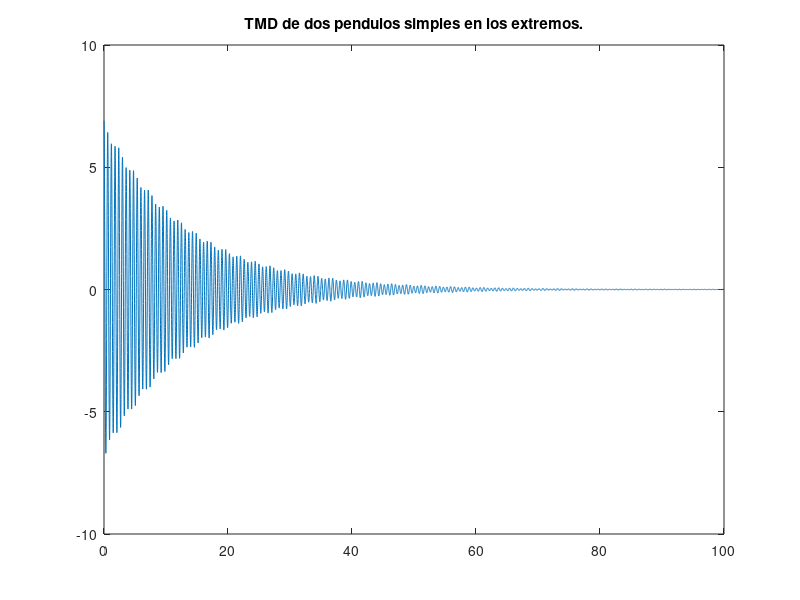

Recreate this plot in MATLAB.
clear; close;
#Variables
mb=0.642; m=0.00321; mt=mb+m;
L1=0.265; L_barra=0.795; L2=0.2994; #L1=0.265; L2=0.15;
D1=0.795; D2=L_barra;#D1=0.6;
I=0.0343;
g=9.81;
dt=0.01; t=0:dt:100;
F=zeros(1,length(t));

k1=(mt*g)/(2*L1);
k2=(m*g)/L2;


M=zeros(2); M(1,1)=I; M(2,2)=m*(L2^2);
C=zeros(length(M(1,:)));
K=zeros(length(M(1,:))); K(2,1)=K(1,2)=-k2*D2*L2; K(1,1)=0.5*((k1*D1^2)+(k2*D2^2)); K(2,2)=2*k2*(L2^2);

x0=zeros(1,length(M(1,:))); x0(1)=10*(pi/180);
v0=zeros(1,length(M(1,:)));
#Fin Variables

#Funciones
function [x, yc, ys, A, B]=Duhamel(dt,t,wn,wd,z,m,F)
  yc=zeros(1,length(t));
  ys=zeros(1,length(t));
  A=zeros(1,length(t));
  B=zeros(1,length(t));
  x=zeros(1,length(t));

  for i=1:length(t)
    yc(i)=F(i)*cos(wd*t(i));
    ys(i)=F(i)*sin(wd*t(i));
  endfor

  for i=1:length(t)-1
    A(i+1)=A(i)*exp(-z*wn*dt)+(dt/(2*m*wd))*(yc(i+1)-yc(i)*exp(-z*wn*dt));
    B(i+1)=B(i)*exp(-z*wn*dt)+(dt/(2*m*wd))*(ys(i+1)-ys(i)*exp(-z*wn*dt));
  endfor

  for i=1:length(t)
    x(i)=A(i)*sin(wd*t(i))-B(i)*cos(wd*t(i));
  endfor
endfunction

function [x_t, Xn, X, w, wd, z]=MultiplesGradosLivertadConC(M, K, C, x0, v0, t, dt, F)
[Xn, lamdas]=eig(K,M);
w=lamdas.^0.5;

Cn=Xn'*C*Xn;
z=zeros(1,length(M(1,:)));
wd=zeros(length(M(1,:)));
for i=1:length(M(1,:))
  z(i)=(1/(2*w(i,i)))*Cn(i,i);
  wd(i,i)=w(i,i)*sqrt(1-z(i));
endfor


for i=0:length(M(1,:))-1
  X(:,i+1)=Xn(:,i+1)/Xn(1,i+1);
endfor

q0=Xn'*M*x0';
qv0=Xn'*M*v0';

for i=1:length(M(1,:))
  for j=0:length(t)-1
    q_t(i,j+1)=exp(-z(i)*w(i,i)*t(j+1))*(cos(wd(i,i)*t(j+1))+(z(i)/(sqrt(1-z(i)^2)))*sin(wd(i,i)*t(j+1)))*q0(i)+(exp(-z(i)*w(i,i)*t(j+1))/wd(i,i))*sin(wd(i,i)*t(j+1))*qv0(i);
  endfor
  [q_CargaGenerica(i,:), yc(i,:), ys(i,:), A(i,:), B(i,:)] = Duhamel(dt,t,w(i,i),wd(i,i),z(i),1,F);
endfor
q_t=q_t+q_CargaGenerica;

x_t=Xn*q_t;

endfunction

function [x_t, Xn, X, w, wd, q_t, q_CargaGenerica]=MultiplesGradosLivertad(z, M, K, x0, v0, t, dt, F)
[Xn, lamdas]=eig(K,M);
w=sqrt(lamdas);
wd=w.*sqrt(1-(z^2));

for i=0:length(M(1,:))-1
  X(:,i+1)=Xn(:,i+1)/Xn(1,i+1);
endfor

q0=Xn'*M*x0';
qv0=Xn'*M*v0';

for i=1:length(M(1,:))
  for j=0:length(t)-1
    q_t(i,j+1)=exp(-z*w(i,i)*t(j+1))*(cos(wd(i,i)*t(j+1))+(z/(sqrt(1-z^2)))*sin(wd(i,i)*t(j+1)))*q0(i)+(exp(-z*w(i,i)*t(j+1))/wd(i,i))*sin(wd(i,i)*t(j+1))*qv0(i);
  endfor
  [q_CargaGenerica(i,:), yc(i,:), ys(i,:), A(i,:), B(i,:)] = Duhamel(dt,t,w(i,i),wd(i,i),z,1,F);
endfor
q_t=q_t+q_CargaGenerica;

x_t=Xn*q_t;

endfunction
#Fin Funciones

#Codigo Principal
x_t=zeros(length(M(1,:)),length(t));
[x_t, Xn, X, w, wd, z]=MultiplesGradosLivertadConC(M, K, C, x0, v0, t, dt, F);
#[x_t, Xn, X, w, wd, q_t, q_CargaGenerica]=MultiplesGradosLivertad(z(1), M, K, x0, v0, t, dt, F);

z=zeros(1,length(M(1,:))); z(1)=0.00155; z(2)=0.002; #Obtenidos Practicamente con decremento logaritmico
c1=2*z(1)*mb*w(1,1); c2=2*z(2)*m*w(2,2);

Ceq=zeros(length(M(1,:))); Ceq(2,1)=Ceq(1,2)=-c2*D2*L2; Ceq(1,1)=0.5*((c1*D1^2)+(c2*D2^2)); Ceq(2,2)=2*c2*L2^2;
Ceq=Ceq+C;

[x_t, Xn, X, w, wd, z]=MultiplesGradosLivertadConC(M, K, Ceq, x0, v0, t, dt, F);

y_t=zeros(1,length(t));

y_t=(L_barra/2).*sin(x_t)*100;

plot(t,y_t(1,:));
title("TMD de dos pendulos simples en los extremos.");
